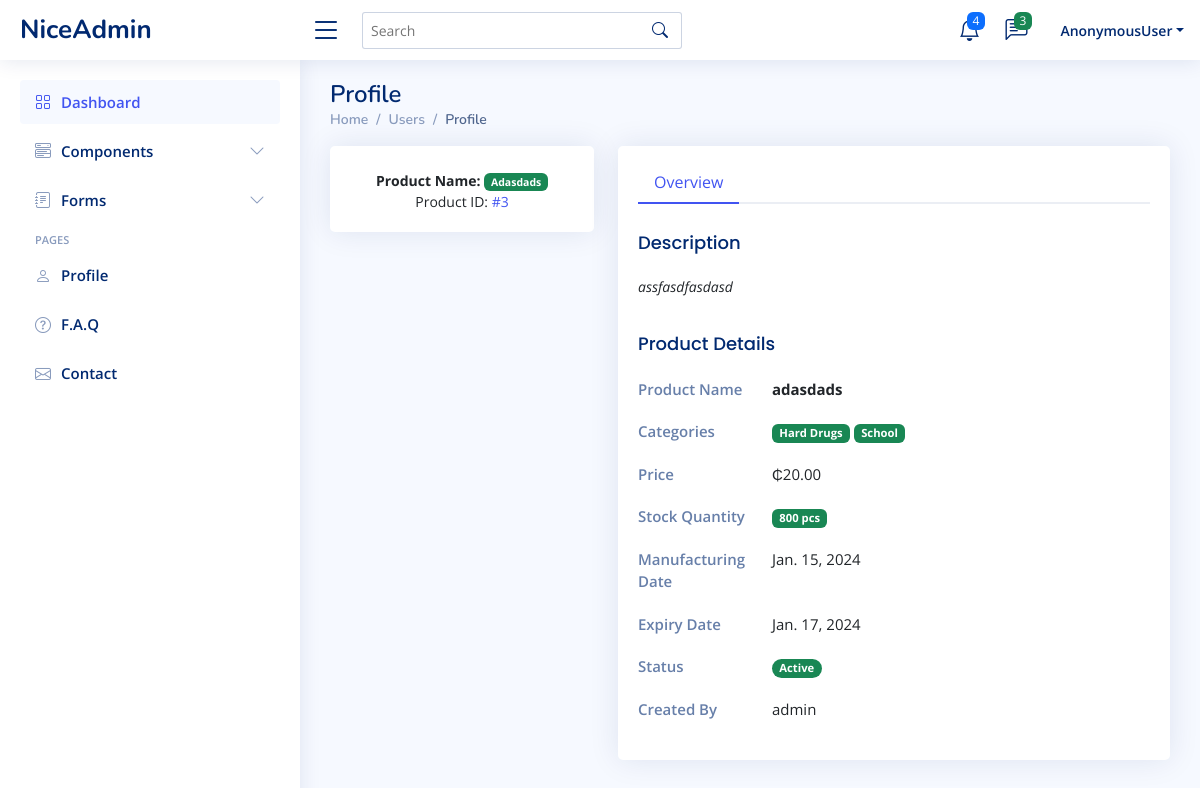
The app's page /store/product-detail/3 with its own data.
### store/models.py (models this page shows, shortened)
class Product(models.Model):
    name = models.CharField(max_length=100, null=True)
    description = models.TextField(null=True)
    category = models.ManyToManyField('Category', related_name='category')
    price = models.DecimalField(decimal_places=2, max_digits=90000,null=True)
    quantity = models.IntegerField(null=True)
    manufacturing_date = models.DateTimeField(null=True)
    expiry_date = models.DateTimeField(null=True)
    status = models.CharField(max_length=200)
    created_by = models.ForeignKey(User, on_delete=models.CASCADE, null=True)

class Category(models.Model):
    name = models.CharField(max_length=100, null=True)
    class Meta:
        verbose_name_plural = 'Categories'

### store/views.py (the view)
# urls.py: path('product-detail/<pk>', ProductDetail.as_view(), name='product_detail'),
class ProductDetail(DetailView):
    model = Product
    template_name = 'store/view_product.html'
    context_object_name = 'product'
    def get_context_data(self, **kwargs):
        context = super().get_context_data(**kwargs)
        context['page'] = 'product_detail'
        context['product_cat'] = context['product'].category.all()
        context['product_cat_count'] = context['product_cat'].count()
        return context

### templates/store/view_product.html (shortened to what this page needs)
{% extends "base/base.html" %}
{% block content %}
{% include "base/main_nav.html" %}
{% include "base/side_nav.html" %}
<main id="main" class="main">
    <div class="pagetitle">
      <h1>Profile</h1>
      <nav>
        <ol class="breadcrumb">
          <li class="breadcrumb-item"><a href="{% url "dashboard" %}">Home</a></li>
          <li class="breadcrumb-item">Users</li>
          <li class="breadcrumb-item active">Profile</li>
        </ol>
      </nav>
    </div>
    <section class="section profile">
      <div class="row">
        <div class="col-xl-4">
            <div class="card">
                <div class="card-body profile-card pt-4 d-flex flex-column align-items-center">
                    <small class="fw-bold">
                        Product Name: <span class="badge bg-success text-center">{{product.name|capfirst}}</span>
                    </small>
                    <small class="">
                        Product ID: <a href="{% url  "product_detail" product.id %}" class="">#{{product.id}}</a>
                    </small>
                </div>
            </div>
        </div>
        <div class="col-xl-8">
          <div class="card">
            <div class="card-body pt-3">
              <ul class="nav nav-tabs nav-tabs-bordered">
                <li class="nav-item">
                  <button class="nav-link active" data-bs-toggle="tab" data-bs-target="#profile-overview">Overview</button>
                </li>
              </ul>
              <div class="tab-content pt-2">
                <div class="tab-pane fade show active profile-overview" id="profile-overview">
                  <h5 class="card-title">Description</h5>
                  <p class="small fst-italic">{{product.description|truncatewords:20}}</p>
                  <h5 class="card-title">Product Details</h5>
                  <div class="row">
                    <div class="col-lg-3 col-md-4 label ">Product Name</div>
                    <div class="col-lg-9 col-md-8"><b>{{product.name}}</b></div>
                  </div>
                  <div class="row">
                    {% if product_cat %}
                    <div class="col-lg-3 col-md-4 label">
                        {% if product_cat_count > 1 %}
                        Categories
                        {% else %}
                        Category
                        {% endif %}
                    </div>
                        <div class="col-lg-9 col-md-8">
                            {% for category in product.category.all %}
                                <span class="badge bg-success">{{category.name}}</span>
                            {% endfor %}
                        </div>
                    </div>
                    {% endif %}
                  <div class="row">
                    <div class="col-lg-3 col-md-4 label">Price</div>
                    <div class="col-lg-9 col-md-8">₵{{product.price}}</div>
                  </div>
                  <div class="row">
                    <div class="col-lg-3 col-md-4 label">Stock Quantity</div>
                    <div class="col-lg-9 col-md-8">
                        {% if product.quantity < 10 %}
                            <span class="badge bg-danger">{{product.quantity}} pc{{ product.quantity|pluralize }}</span>
                        {% else %}
                            <span class="badge bg-success">{{product.quantity}} pc{{ product.quantity|pluralize }}</span>
                        {% endif %}
                    </div>
                  </div>
                  <div class="row">
                    <div class="col-lg-3 col-md-4 label">Manufacturing Date</div>
                    <div class="col-lg-9 col-md-8">{{product.manufacturing_date|date}}</div>
                  </div>
                  <div class="row">
                    <div class="col-lg-3 col-md-4 label">Expiry Date</div>
                    <div class="col-lg-9 col-md-8">{{product.expiry_date|date}}</div>
                  </div>
                  <div class="row">
                    <div class="col-lg-3 col-md-4 label">Status</div>
                    <div class="col-lg-9 col-md-8">
                      {% if product.status == 'Active' %}
                        <span class="badge rounded-pill bg-success">{{product.status}}</span>
                      {% else %}
                        <span class="badge rounded-pill bg-danger">{{product.status|truncatechars:11}}</span>
                      {% endif %}
                    </div>
                  </div>
                  <div class="row">
                    <div class="col-lg-3 col-md-4 label">Created By</div>
                    <div class="col-lg-9 col-md-8">{{product.created_by}}</div>
                  </div>
                </div>
            </div>
          </div>
        </div>
      </div>
    </section>
  </main>
{% endblock  %}

### static/assets/css/style.css (style rules this page uses)
:root { scroll-behavior: smooth; }
body { font-family: "Open Sans", sans-serif; background: #f6f9ff; color: #444444; }
a { color: #4154f1; text-decoration: none; }
h1, h2, h3, h4, h5, h6 { font-family: "Nunito", sans-serif; }
#main { margin-top: 60px; padding: 20px 30px; transition: all 0.3s; }
.pagetitle { margin-bottom: 10px; }
.pagetitle h1 { font-size: 24px; margin-bottom: 0; font-weight: 600; color: #012970; }
.card { margin-bottom: 30px; border: none; border-radius: 5px; box-shadow: 0px 0 30px rgba(1, 41, 112, 0.1); }
.card-title { padding: 20px 0 15px 0; font-size: 18px; font-weight: 500; color: #012970; font-family: "Poppins", sans-serif; }
.card-body { padding: 0 20px 20px 20px; }
.breadcrumb { font-size: 14px; font-family: "Nunito", sans-serif; color: #899bbd; font-weight: 600; }
.breadcrumb a { color: #899bbd; transition: 0.3s; }
.breadcrumb .breadcrumb-item::before { color: #899bbd; }
.breadcrumb .active { color: #51678f; font-weight: 600; }
.nav-tabs-bordered { border-bottom: 2px solid #ebeef4; }
.nav-tabs-bordered .nav-link { margin-bottom: -2px; border: none; color: #2c384e; }
.nav-tabs-bordered .nav-link.active { background-color: #fff; color: #4154f1; border-bottom: 2px solid #4154f1; }
@media (min-width: 1200px) { #main, #footer { margin-left: 300px; } }
.profile .profile-overview .row { margin-bottom: 20px; font-size: 15px; }
.profile .profile-overview .card-title { color: #012970; }
.profile .profile-overview .label { font-weight: 600; color: rgba(1, 41, 112, 0.6); }

### records on screen
Product: name "Adasdads", id "3", description "assfasdfasdasd", name "adasdads", price "20.00", quantity "800", manufacturing_date "Jan. 15, 2024", expiry_date "Jan. 17, 2024", status "Active", created_by "admin"
Category: name "Hard Drugs"
Category: name "School"

### other values on screen
{{ request.user }} "AnonymousUser"
